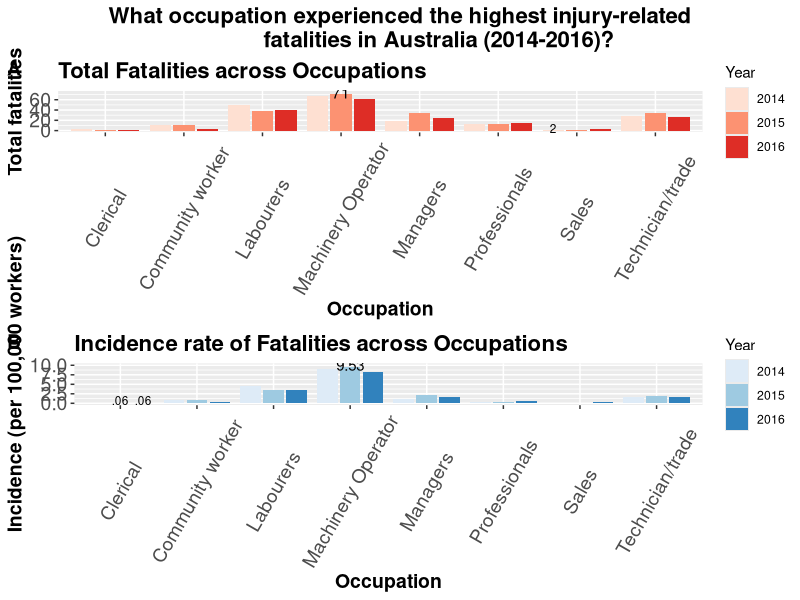

Recreate this plot in R.
## ---- chunk 1
library(readxl)
library(openxlsx)
library(tidyr)
library(dplyr)
library(ggplot2)
library(reshape2)
library(RColorBrewer)
library(cowplot)
library(gridExtra)
library(formatR)
library(knitr)
opts_chunk$set(tidy.opts=list(width.cutoff=40),tidy=TRUE)
## ---- chunk 2
injuries <- read_excel("traumatic_injuries.xlsx", range = "A5:K57")
total_fatalities <- injuries[,1:6]
colnames(total_fatalities) <- c("Occupation", total_fatalities[1, 2:6])
total_fatalities <- total_fatalities[-1,]

#Take only last three years statistics and only the occupation groups
total_subset <- total_fatalities %>% select(Occupation, `2014`, `2015`, `2016`)
total_groups <- total_subset %>% filter(Occupation %in% c("Machinery Operators and Drivers", "Labourers", "Technicians and Trades Workers", "Managers", "Professionals", "Community and Personal Service Workers", "Sales Workers", "Clerical and Administrative Workers"))

#Convert from wide to long format data
total_groups <- reshape2::melt(total_groups, id.vars ="Occupation", variable.name = "Year", value.name = "Total fatalities")

## ---- chunk 3
#take last 3 years of incidence statistics
incidence <- injuries[,c(1, 9:11)]
colnames(incidence) <- c("Occupation", "2014", "2015", "2016")
incidence <- incidence[-1,]

#Take only the occupation groups
incidence <- incidence %>% filter(Occupation %in% c("Machinery Operators and Drivers", "Labourers", "Technicians and Trades Workers", "Managers", "Professionals", "Community and Personal Service Workers", "Sales Workers", "Clerical and Administrative Workers"))

#Convert from wide to long format data
incidence_groups <- reshape2::melt(incidence, id.vars ="Occupation", variable.name = "Year", value.name = "Incidence rate")

## ---- chunk 4

merged_injuries <- cbind(total_groups, incidence = round(incidence_groups[,3], digits = 2))
merged_injuries$Occupation <- as.factor(merged_injuries$Occupation)
merged_injuries$Occupation <- factor(merged_injuries$Occupation, labels = c("Clerical", "Community worker", "Labourers", "Machinery Operator", "Managers", "Professionals", "Sales", "Technician/trade"))


## ---- chunk 5
#Section 1: fatalities
Fatalities <- ggplot(data = merged_injuries, aes(x = Occupation, y = `Total fatalities`), fill = Year) 

Fatalities2 <- Fatalities + geom_col(position = "dodge2", aes(fill = Year)) + theme(axis.text.x=element_text(angle = 60, vjust = 0.5)) + scale_fill_manual(values = colorRampPalette(brewer.pal(3, "Reds"))(3))

Fatalities3 <- Fatalities2 #+ scale_y_continuous(breaks=1:7*10)

Fatalities4 <- Fatalities3 + labs(title = "Total Fatalities across Occupations", x = "Occupation", y = "Total fatalities") + annotate("text", x = 6.7, y = 4, label = "2", size = 3, face = "bold") + annotate("text", x = 4, y = 74, label = "71") + theme(plot.title = element_text(size = 16, face = "bold"), axis.text = element_text(size = 14), axis.title = element_text(size = 14, face = "bold"))

## ---- chunk 6
#Section 2: incidence
Incidence <- ggplot(data = merged_injuries, aes(x = Occupation, y = incidence), fill = Year) 

Incidence2 <- Incidence + geom_col(position = "dodge2", aes(fill = Year)) + theme(axis.text.x=element_text(angle = 60, vjust = 0.5)) + scale_fill_manual(values = colorRampPalette(brewer.pal(3, "Blues"))(3))

Incidence3 <- Incidence2 #+ scale_y_continuous(breaks=1*1:10)

Incidence4 <- Incidence3 + labs(title = "Incidence rate of Fatalities across Occupations", x = "Occupation", y = "Incidence (per 100,000 workers)") + annotate("text", x = c(1.0,1.3), y = c(.75,0.75), label = c(".06", ".06"), size = 3, face = "bold") + annotate("text", x = 4, y = 10, label = "9.53", size = 3.8) + theme(plot.title = element_text(size = 16, face = "bold"), axis.text = element_text(size = 14), axis.title = element_text(size = 14, face = "bold"))

## ---- chunk 7

title_theme <- ggdraw() +
  draw_label("What occupation experienced the highest injury-related
             fatalities in Australia (2014-2016)?",
             fontface = "bold", size = 16)

p <- plot_grid(Fatalities4,
          Incidence4,
          labels = c('A', 'B'),
          nrow = 2)

plot_grid(title_theme, p, ncol = 1, rel_heights = c(0.1,1))
